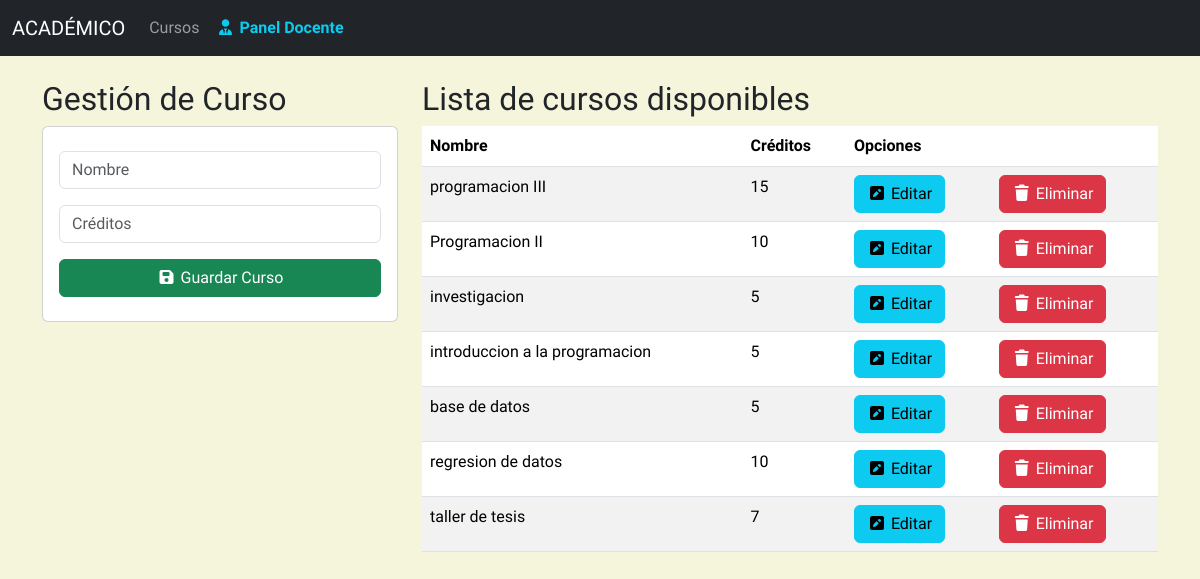
The page / on the database its author committed.
### aplicaciones/academico/models.py (models this page shows, shortened)
class cursos(models.Model):
    nombre = models.CharField(max_length=30)
    creditos = models.PositiveIntegerField()
    docente = models.ForeignKey("docente", null= True, blank=True, on_delete=models.SET_NULL)

### aplicaciones/academico/views.py (the view)
# urls.py: path("", CursoListView.as_view(), name = "gestion_cursos"),
class CursoListView(ListView):
   model = cursos
   template_name = "academico/gestioncursos.html"
   context_object_name = "cursos"

### aplicaciones/academico/templates/academico/gestioncursos.html (shortened to what this page needs)
<!DOCTYPE html>
<html lang="en">
<head>
    <link rel="stylesheet" href="https://cdn.jsdelivr.net/npm/bootstrap@5.3.3/dist/css/bootstrap.min.css">
    {% load static %}
    <link rel="stylesheet" href="{% static 'css/gestioncursos.css'%}">
    <link rel="stylesheet" href="https://cdnjs.cloudflare.com/ajax/libs/font-awesome/7.0.1/css/all.min.css">
</head>
<body>
    <nav class="navbar navbar-expand-lg bg-dark navbar-dark">
        <div class="container-fluid">
            <a class="navbar-brand" href="/">ACADÉMICO</a>
            <div class="collapse navbar-collapse" id="navbarNav">
    <ul class="navbar-nav">
        <li class="nav-item">
            <a class="nav-link" href="{% url 'gestion_cursos' %}">Cursos</a>
        </li>
        <li class="nav-item">
            <a class="nav-link" href="{% url 'listdocentes' %}" style="color: #0dcaf0; font-weight: bold;">
                <i class="fa-solid fa-user-tie"></i> Panel Docente
            </a>
        </li>
        </ul>
</div>
        </div>
    </nav>
    {% block content %}
    <div class="container py-4">
        <div class="row">
            <div class="col-sm-12 col-md-4 col-lg-4 col-xl-4">
                <h2>Gestión de Curso</h2>
                <div class="card">
                    <div class="card-body">
                      <form action="{% url 'registrocurso' %}" method="POST">
                       <div class="form-group py-2">
                            <input type="text" name="txtnombre" value="{{curso.nombre|default:''}}" class="form-control" placeholder="Nombre" required>
                       </div>
                       <div class="form-group py-2">
                           <input type="number" name="numcreditos" value="{{curso.creditos|default:''}}" class="form-control" min="1" placeholder="Créditos" required>
                        </div>
                       <div class="form-group py-2">
                            <button type="submit" class="btn btn-success w-100 text-white"> <i class="fa-solid fa-floppy-disk"></i> Guardar Curso</button>
                        </div>
                      </form>
                    </div>
                </div>
            </div>
            <div class="col-sm-12 col-md-8 col-lg-8 col-xl-8">
                <h2>Lista de cursos disponibles</h2>
                <div class="table-responsive">
                    <table class="table table-striped">
                        <thead>
                            <tr>
                                <th>Nombre</th>
                                <th>Créditos</th>
                                <th colspan="2">Opciones</th>
                            </tr>
                        </thead>
                        <tbody>
                            {% for c in cursos %}
                            <tr>
                                <td>{{c.nombre}}</td>
                                <td>{{c.creditos}}</td>
                                <td><a href="{% url 'registroedicion' c.id%}" class="btn btn-info btn-stringformat"><i class="fa-solid fa-square-pen"></i> Editar</a></td>
                                <td><a href="{% url 'eliminacioncurso' c.id %}" class="btn btn-danger btn-eliminar"><i class="fa-solid fa-trash"></i> Eliminar</a></td>
                            </tr>
                            {% endfor %}
                        </tbody>
                    </table>
                </div>
            </div>
        </div>
    </div>
    {% endblock %}
</body>
</html>

### aplicaciones/academico/static/css/gestioncursos.css (style rules this page uses)
body { font-family: "Playwrite NZ Basic", system-ui !important; }
body { background-color: beige !important; }

### rows shown on the page
cursos: nombre "programacion III", creditos "15"
cursos: nombre "Programacion II", creditos "10"
cursos: nombre "investigacion", creditos "5"
cursos: nombre "introduccion a la programacion", creditos "5"
cursos: nombre "base de datos", creditos "5"
cursos: nombre "regresion de datos", creditos "10"
cursos: nombre "taller de tesis", creditos "7"
